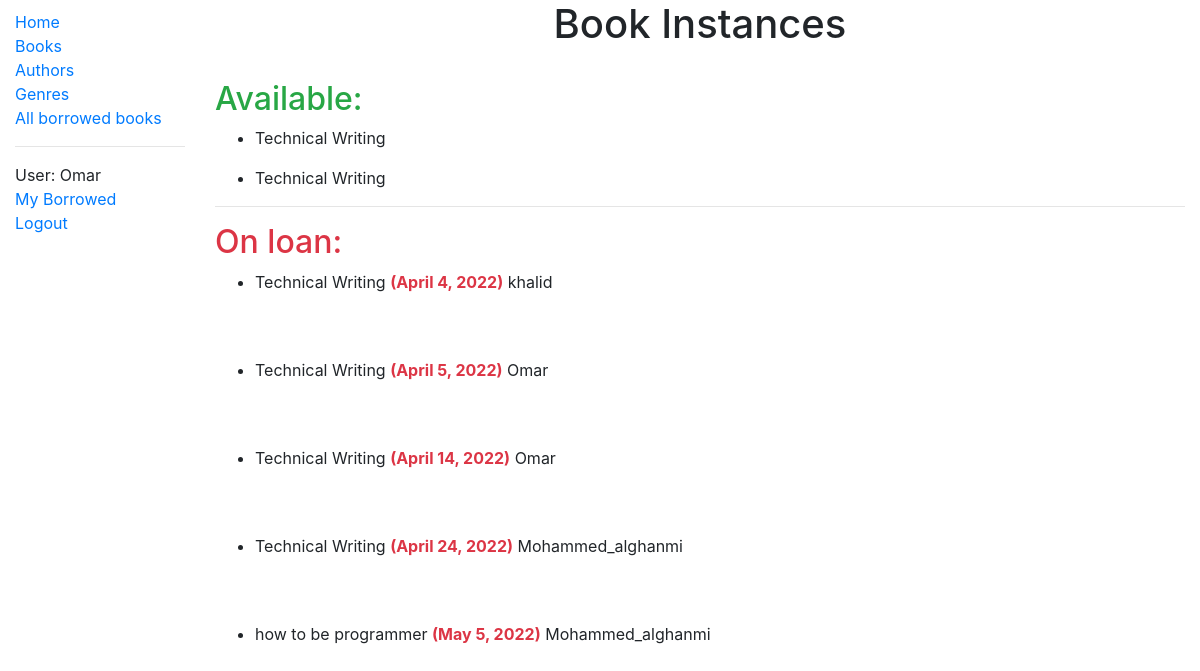
/catalog/borrowedbooks/ (signed in), run on an earlier commit of the app's database.
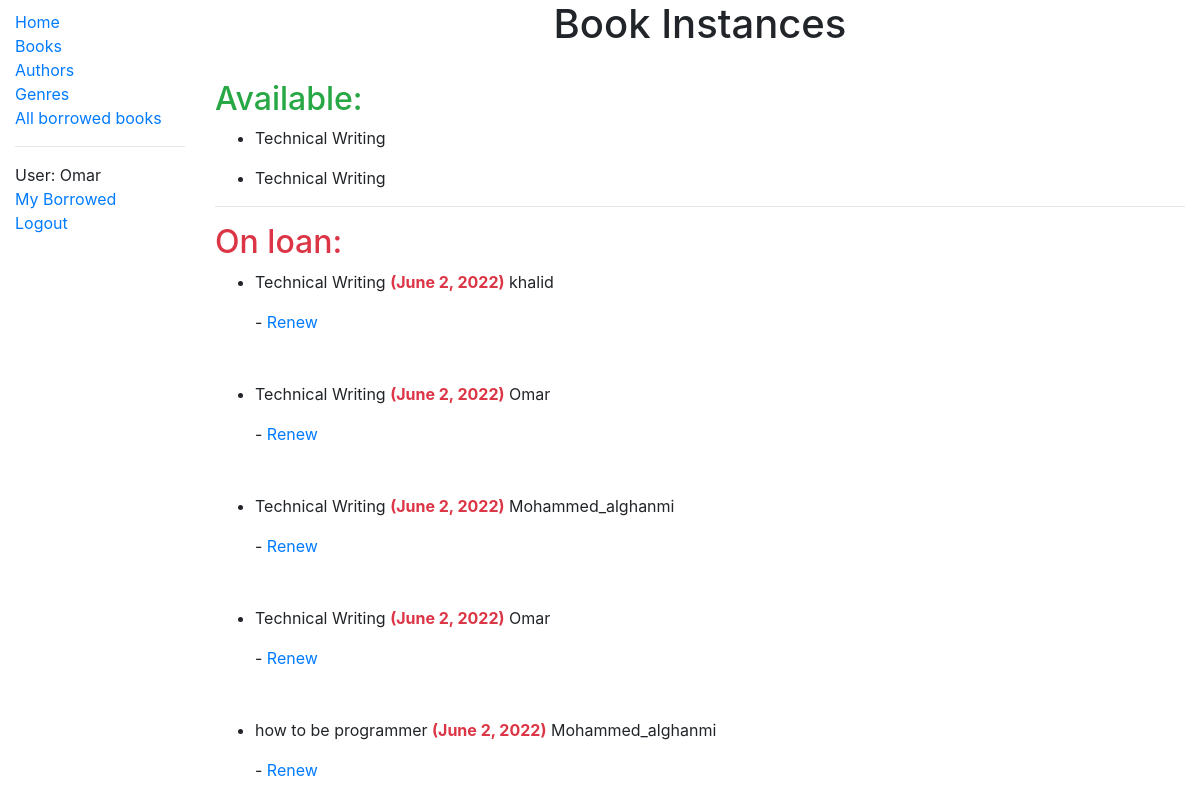
And on a later commit of the database.
### catalog/models.py (models this page shows, shortened)
class BookInstance(models.Model):
    id = models.UUIDField(primary_key=True, default=uuid.uuid4,
                          help_text = 'Unique ID for this particular book across whole library')
    book = models.ForeignKey('Book', on_delete = models.RESTRICT, null=True)
    imprint = models.CharField(max_length=200)
    due_back = models.DateField(null=True, blank=True)
    LOAN_STATUS = (
        ('m', 'Maintenance'),
        ('o', 'On loan'),
        ('a', 'Available'),
        ('r', 'Reserved'),
    )
    status = models.CharField(max_length = 1, choices = LOAN_STATUS,
                              default= 'a', help_text='Book availability',
                              blank = True
                              )
    borrower = models.ForeignKey(User, on_delete= models.SET_NULL, null=True, blank=True)
    class Meta:
        ordering = ['due_back']
        permissions = (('can_mark_returned','Set book as returned'),('can_view_book_instance', 'Can view book instance'))
    @property
    def is_overdue(self):
        if self.due_back and date.today() > self.due_back:
            return True
        return False

class Book(models.Model):
    title = models.CharField(max_length=60, help_text="Book title")
    author = models.ForeignKey(Author, on_delete = models.SET_NULL, null=True)
    summery = models.TextField(max_length = 200,
                               help_text="write a brief summary of the book")
    isbn = models.CharField('ISBN', max_length=13, unique=True,
                            help_text = 'ISBN is maximum length of 13')
    gener = models.ManyToManyField('Gener', help_text='Select a genre for this book')
    lang = models.ForeignKey(Languages, on_delete = models.SET_NULL,
                             null = True)
    class Meta:
        permissions = (('view_book_c','View book instances'), ('can_create_book', 'Can create book'))  # 'Can create book' == 'Can edite book' or 'Can change book'
    def display_gener(self):
        return ', '.join(gener.name for gener in self.gener.all()[:3])
    display_gener.short_description = 'Gener'

### catalog/views.py (the view)
# urls.py: path('borrowedbooks/', views.AllLoanedBooksListView.as_view(), name = 'all-borrowed-books'),
class AllLoanedBooksListView(PermissionRequiredMixin, LoginRequiredMixin, ListView):
    model = BookInstance
    template_name = 'librarian/all_borrowed_books.html'
    pagenated_by = 10
    permission_required = 'catalog.can_view_book_instances'
    def get_context_data(self, **kwargs):
        context = super(AllLoanedBooksListView, self).get_context_data(**kwargs)
        context.update({
            'available_book_instances':BookInstance.objects.filter(status__exact='a'),
            'borrowed_book_instances' : BookInstance.objects.filter(status__exact='o').order_by('due_back'),
        })
        return context

### catalog/templates/Librarian/all_borrowed_books.html
{% extends 'base_generic.html'%}
{% block content %}
    {% if perms.catalog.can_view_book_instances %}
       <h1 class="text-center">Book Instances</h1>
        <br>
        {% if available_book_instances %}
        <h2 class="text-success">Available:</h2>
        <ul>
            {% for book_instance in available_book_instances %}
                <li><p>{{book_instance.book.title}}</p></li>
            {% endfor %}
        </ul>
        <hr>
        {% endif %}
        {% if borrowed_book_instances %}
        <h2 class="text-danger">On loan:</h2>
        <ul>
            {% for borrowed_bookinstance in borrowed_book_instances %}
            <li>
                <p> {{borrowed_bookinstance.book.title}} {% if borrowed_bookinstance.is_overdue %} <strong class="text-danger"> ({{borrowed_bookinstance.due_back}})</strong>{%else%} <strong class="text-warning">({{borrowed_bookinstance.due_back}})</strong>{%endif%} {{borrowed_bookinstance.borrower}}</p>
                {% if perms.catalog.can_mark_returned %}- <a href="{% url 'renew-book-librarians' borrowed_bookinstance.id %}">Renew</a>  {% endif %}
            </li>
            <br>
            <br>
            {% endfor%}
        </ul>
        {% endif %}
    {% else %}
    <p>sorry, you are not allowed to view this page.</p>
    {% endif %}
{% endblock %}

### catalog/templates/base_generic.html (shortened to what this page needs)
<!DOCTYPE html>
<html lang="en">
<head>
  <link rel="stylesheet" href="https://cdn.jsdelivr.net/npm/bootstrap@4.5.3/dist/css/bootstrap.min.css">
  {% load static %}
  <link rel="stylesheet" href="{% static 'css/styles.css' %}">
</head>
<body>
  <div class="container-fluid">
    <div class="row">
      <div class="col-sm-2">
      {% block sidebar %}
        <ul class="sidebar-nav">
          <li><a href="{% url 'index' %}">Home</a></li>
          <li><a href="{% url 'books' %}">Books</a></li>
          <li><a href="{% url 'authors'%}">Authors</a></li>
          <li><a href="{% url 'geners' %}">Genres</a></li>
          {% if user.is_authenticated and perms.catalog.can_view_book_instance%}
          <li><a href="{% url 'all-borrowed-books'%}">All borrowed books</a></li>
          {% endif %}
          {% if user.is_authenticated %}
            <hr>
            <li>User: {{ user.get_username }}</li>
            <li><a href="{% url 'my-borrowed' %}">My Borrowed</a></li>
            <li><a href="{% url 'logout'%}?next={% url 'index' %}">Logout</a></li>
          {% else %}
            <li><a href="{% url 'login'%}?next={{request.path}}">Login</a></li>
          {% endif %}
        </ul>
     {% endblock %}
      </div>
      <div class="col-sm-10 ">{% block content %}{% endblock %}</div>
    </div>
  </div>
</body>
</html>

### catalog/static/css/styles.css (style rules this page uses)
.sidebar-nav { margin-top: 10px; padding: 0; list-style: none; }

What changed in the data, as far as the page shows it:
changed BookInstance "khalid": due_back "April 4, 2022" → "June 2, 2022"; now shows "- Renew"
changed BookInstance (number 4 of 7 on the later page): due_back "April 5, 2022" → "June 2, 2022"; now shows "- Renew"
changed BookInstance (number 5 of 7 on the later page): due_back "April 24, 2022" → "June 2, 2022"; now shows "- Renew"; moves up the list
changed BookInstance (number 6 of 7 on the later page): due_back "April 14, 2022" → "June 2, 2022"; now shows "- Renew"
changed BookInstance "how to be programmer": due_back "May 5, 2022" → "June 2, 2022"; now shows "- Renew"
